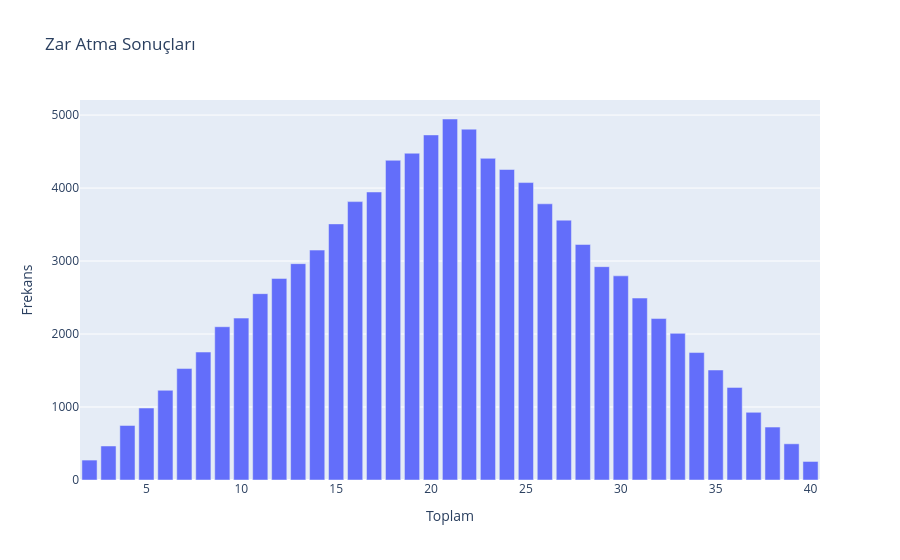

Source (notebook cell):
### Code cell
zar1 = Zar(zar_yuzu=20)
zar2 = Zar(zar_yuzu=20)

sonuclar = []

for zar_atma in range(100000):
    sonuc1 = zar1.zar_at()
    sonuc2 = zar2.zar_at()
    toplam_sonuc = sonuc1 + sonuc2
    sonuclar.append(toplam_sonuc)

frekanslar = []
for toplam in range(2, 41):
    frekans = sonuclar.count(toplam)
    frekanslar.append(frekans)

x_degerleri = list(range(2, 41))
data = [x_degerleri, frekanslar]

fig = px.bar(x=x_degerleri, y=frekanslar, labels={'x': 'Toplam', 'y': 'Frekans'}, title='Zar Atma Sonuçları')
fig.show()

### Figure 1 — Plotly figure (JSON) as saved in the notebook; plotly's stock layout.template omitted (floating-point values rounded to 4 significant figures)
{"data": [{"hovertemplate": "Toplam=%{x}<br>Frekans=%{y}<extra></extra>", "legendgroup": "", "marker": {"color": "#636efa", "pattern": {"shape": ""}}, "name": "", "orientation": "v", "showlegend": false, "textposition": "auto", "type": "bar", "x": [2, 3, 4, 5, 6, 7, 8, 9, 10, 11, 12, 13, 14, 15, 16, 17, 18, 19, 20, 21, 22, 23, 24, 25, 26, 27, 28, 29, 30, 31, 32, 33, 34, 35, 36, 37, 38, 39, 40], "xaxis": "x", "y": [273, 466, 747, 986, 1229, 1527, 1753, 2100, 2218, 2553, 2762, 2964, 3150, 3509, 3814, 3946, 4380, 4477, 4728, 4946, 4807, 4407, 4254, 4075, 3784, 3560, 3227, 2923, 2797, 2493, 2212, 2009, 1746, 1507, 1269, 927, 725, 496, 254], "yaxis": "y"}], "layout": {"barmode": "relative", "legend": {"tracegroupgap": 0}, "title": {"text": "Zar Atma Sonuçları"}, "xaxis": {"anchor": "y", "domain": [0, 1], "title": {"text": "Toplam"}}, "yaxis": {"anchor": "x", "domain": [0, 1], "title": {"text": "Frekans"}}}}
